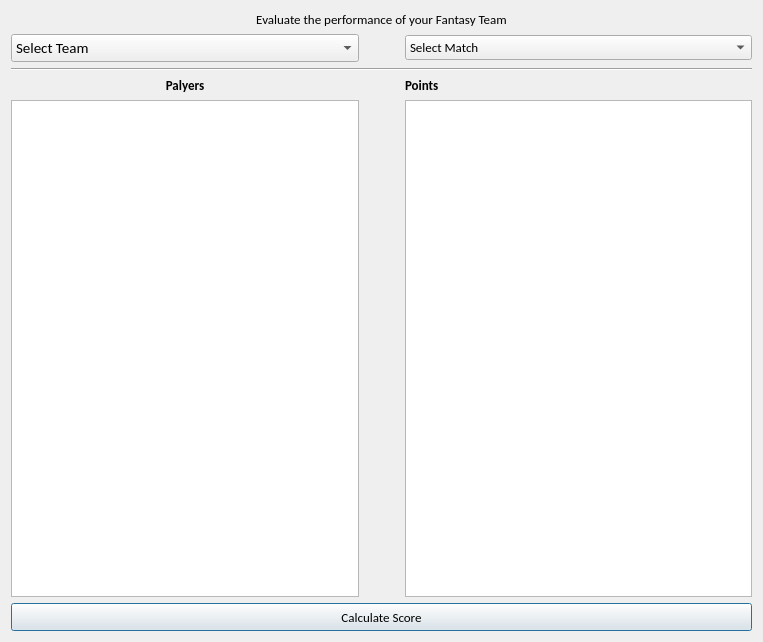
<?xml version="1.0" encoding="UTF-8"?>
<ui version="4.0">
 <class>Dialog</class>
 <widget class="QDialog" name="Dialog">
  <property name="geometry">
   <rect>
    <x>0</x>
    <y>0</y>
    <width>763</width>
    <height>642</height>
   </rect>
  </property>
  <property name="windowTitle">
   <string>Dialog</string>
  </property>
  <layout class="QGridLayout" name="gridLayout">
   <item row="0" column="0">
    <layout class="QVBoxLayout" name="verticalLayout_3">
     <item>
      <widget class="QLabel" name="label">
       <property name="font">
        <font>
         <family>Calibri</family>
         <pointsize>10</pointsize>
        </font>
       </property>
       <property name="text">
        <string>Evaluate the performance of your Fantasy Team</string>
       </property>
       <property name="alignment">
        <set>Qt::AlignCenter</set>
       </property>
      </widget>
     </item>
     <item>
      <layout class="QHBoxLayout" name="horizontalLayout">
       <item>
        <widget class="QComboBox" name="selectTeam">
         <property name="font">
          <font>
           <family>Calibri</family>
           <pointsize>11</pointsize>
          </font>
         </property>
         <item>
          <property name="text">
           <string>Select Team</string>
          </property>
         </item>
        </widget>
       </item>
       <item>
        <spacer name="horizontalSpacer">
         <property name="orientation">
          <enum>Qt::Horizontal</enum>
         </property>
         <property name="sizeType">
          <enum>QSizePolicy::Fixed</enum>
         </property>
         <property name="sizeHint" stdset="0">
          <size>
           <width>40</width>
           <height>20</height>
          </size>
         </property>
        </spacer>
       </item>
       <item>
        <widget class="QComboBox" name="selectMatch">
         <property name="font">
          <font>
           <family>Calibri</family>
           <pointsize>10</pointsize>
          </font>
         </property>
         <item>
          <property name="text">
           <string>Select Match</string>
          </property>
         </item>
        </widget>
       </item>
      </layout>
     </item>
     <item>
      <widget class="Line" name="line">
       <property name="orientation">
        <enum>Qt::Horizontal</enum>
       </property>
      </widget>
     </item>
     <item>
      <layout class="QHBoxLayout" name="horizontalLayout_3">
       <item>
        <layout class="QVBoxLayout" name="verticalLayout">
         <item>
          <widget class="QLabel" name="pLabel">
           <property name="font">
            <font>
             <family>Calibri</family>
             <pointsize>10</pointsize>
             <weight>75</weight>
             <bold>true</bold>
            </font>
           </property>
           <property name="text">
            <string>Palyers</string>
           </property>
           <property name="alignment">
            <set>Qt::AlignCenter</set>
           </property>
          </widget>
         </item>
         <item>
          <widget class="QListWidget" name="playerList"/>
         </item>
        </layout>
       </item>
       <item>
        <spacer name="horizontalSpacer_2">
         <property name="orientation">
          <enum>Qt::Horizontal</enum>
         </property>
         <property name="sizeType">
          <enum>QSizePolicy::Fixed</enum>
         </property>
         <property name="sizeHint" stdset="0">
          <size>
           <width>40</width>
           <height>20</height>
          </size>
         </property>
        </spacer>
       </item>
       <item>
        <layout class="QVBoxLayout" name="verticalLayout_2">
         <item>
          <layout class="QHBoxLayout" name="horizontalLayout_2">
           <item>
            <widget class="QLabel" name="ptLabel">
             <property name="font">
              <font>
               <family>Calibri</family>
               <pointsize>10</pointsize>
               <weight>75</weight>
               <bold>true</bold>
              </font>
             </property>
             <property name="text">
              <string>Points</string>
             </property>
            </widget>
           </item>
           <item>
            <widget class="QLabel" name="ptNo">
             <property name="font">
              <font>
               <family>Calibri</family>
               <pointsize>10</pointsize>
              </font>
             </property>
             <property name="text">
              <string/>
             </property>
            </widget>
           </item>
          </layout>
         </item>
         <item>
          <widget class="QListWidget" name="pointList"/>
         </item>
        </layout>
       </item>
      </layout>
     </item>
     <item>
      <widget class="QPushButton" name="calcButton">
       <property name="minimumSize">
        <size>
         <width>120</width>
         <height>28</height>
        </size>
       </property>
       <property name="font">
        <font>
         <family>Calibri</family>
         <pointsize>10</pointsize>
        </font>
       </property>
       <property name="text">
        <string>Calculate Score</string>
       </property>
      </widget>
     </item>
    </layout>
   </item>
  </layout>
 </widget>
 <resources/>
 <connections/>
</ui>
